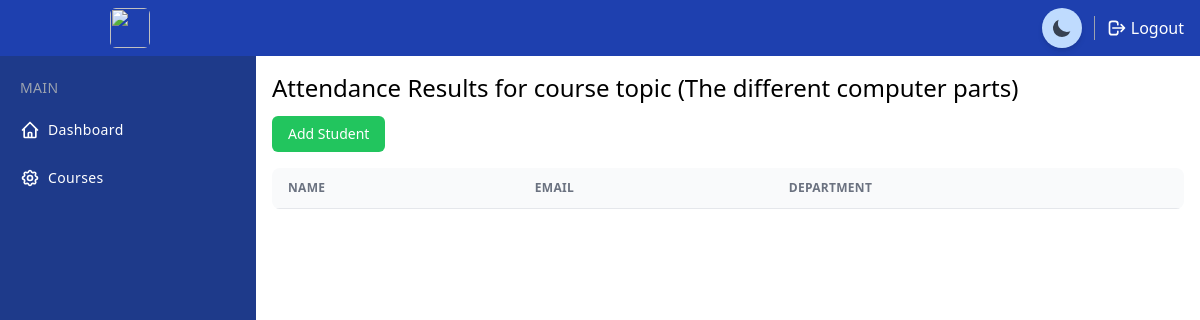
/view_attendance/1, run on an earlier commit of the app's database.
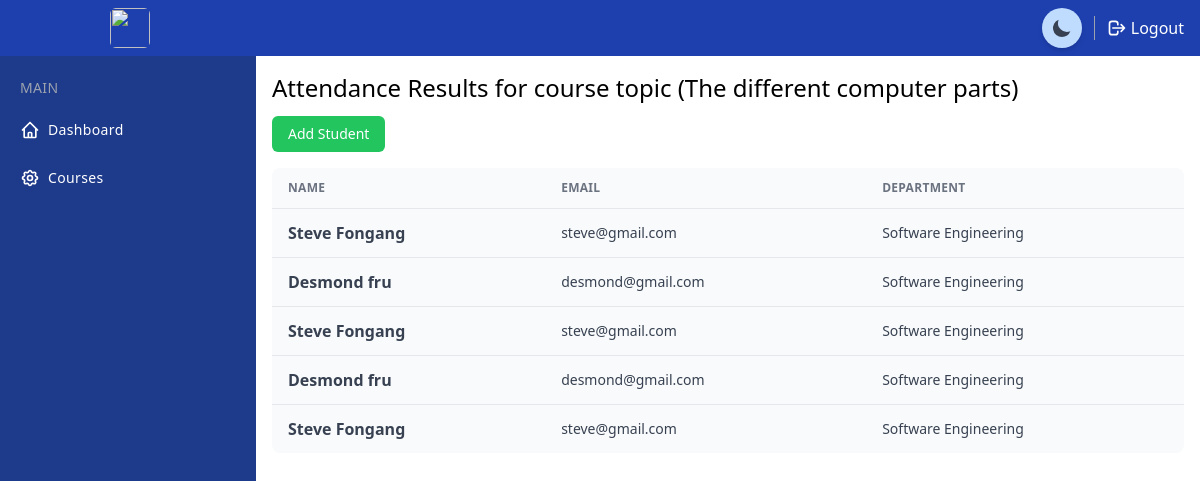
And on a later commit of the database.
### project/models.py (models this page shows, shortened)
class Attendance(models.Model):
    course= models.ForeignKey(Course, null=True ,on_delete=models.SET_NULL)
    course_topic = models.ForeignKey(CourseTopic, null=True ,on_delete=models.SET_NULL)
    student = models.ForeignKey(Student, null=True, on_delete=models.SET_NULL)
    date_created = models.DateTimeField(auto_now_add=True)

class Student(models.Model):
    SEX = (
        ("Male", "Male"),
        ('Female', "Female"),
    )
    department = models.ForeignKey(Department, on_delete=models.SET_NULL, null=True)
    firstname = models.CharField(max_length=200)
    lastname = models.CharField(max_length=200)
    phone = models.CharField(max_length=200)
    sex = models.CharField(max_length=200, choices=SEX)
    email = models.CharField(max_length=200)
    date_created = models.DateTimeField(auto_now_add=True)
    profile_pic = models.ImageField(null=True, blank=True, upload_to='students')
    courses = models.ManyToManyField(Course)

class Department(models.Model):
    name = models.CharField(max_length=200)
    short_name = models.CharField(max_length=200, unique=True)

### project/views.py (the view)
# urls.py: path('view_attendance/<str:course_topic_id>', views.view_attendance, name="view_attendance"),
def view_attendance(request, course_topic_id):
    course_topic = CourseTopic.objects.get(id=course_topic_id)
    attendance = Attendance.objects.filter(course_topic__id = course_topic_id)
    context = {
        'course_topic': course_topic,
        'all_attendance': attendance
    }
    return render(request, 'project/attendance_result.html',context)

### project/templates/project/attendance_result.html
{% extends 'project/main.html' %}
{% block content %}
<div class="h-full ml-14 mt-14 mb-10 md:ml-64">
    <div class="mt-4 mx-4">
        <h2 class="text-lg md:text-2xl font-medium">Attendance Results for course topic ({{course_topic.topic}})</h2>
        <div class="mb-3 mt-3">
            <a href="{% url 'add_student' %}" class="inline-block px-4 py-2 rounded-md bg-green-500 text-sm text-white">Add Student</a>
        </div>
    </div>
    <div class="mt-4 mx-4">
        <div class="w-full overflow-hidden rounded-lg shadow-xs">
            <div class="w-full overflow-x-auto">
                <table class="w-full">
                    <thead>
                        <tr
                            class="text-xs font-semibold tracking-wide text-left text-gray-500 uppercase border-b dark:border-gray-700 bg-gray-50 dark:text-gray-400 dark:bg-gray-800">
                            <th class="px-4 py-3">Name</th>
                            <th class="px-4 py-3">Email</th>
                            <th class="px-4 py-3">Department</th>
                        </tr>
                    </thead>
                    <tbody class="bg-white divide-y dark:divide-gray-700 dark:bg-gray-800">
                        {% for attendance in all_attendance %}
                            <tr
                                class="bg-gray-50 dark:bg-gray-800 hover:bg-gray-100 dark:hover:bg-gray-900 text-gray-700 dark:text-gray-400">
                                <td class="px-4 py-3 font-semibold">{{attendance.student.firstname}} {{attendance.student.lastname}}</td>
                                <td class="px-4 py-3 text-sm">{{attendance.student.email}}</td>
                                <td class="px-4 py-3 text-sm">{{attendance.student.department.name}}</td>
                            </tr>
                        {% endfor %}
                    </tbody>
                </table>
            </div>
        </div>
    </div>
</div>
{% endblock %}

What changed in the data, as far as the page shows it:
added Attendance: student.firstname "Steve", student.lastname "Fongang", student.email "steve@gmail.com", student.department.name "Software Engineering"
added Attendance: student.firstname "Desmond", student.lastname "fru", student.email "desmond@gmail.com", student.department.name "Software Engineering"
added Attendance: student.firstname "Steve", student.lastname "Fongang", student.email "steve@gmail.com", student.department.name "Software Engineering"
added Attendance: student.firstname "Desmond", student.lastname "fru", student.email "desmond@gmail.com", student.department.name "Software Engineering"
added Attendance: student.firstname "Steve", student.lastname "Fongang", student.email "steve@gmail.com", student.department.name "Software Engineering"
